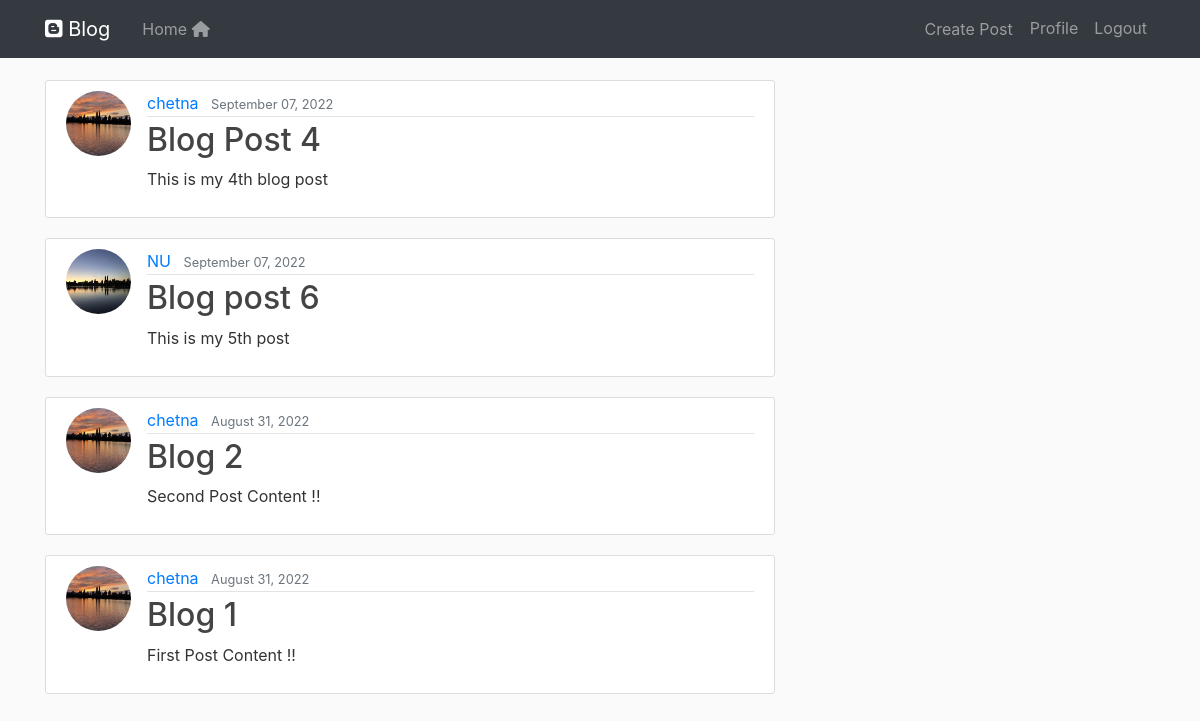
Page / (signed in) on the earlier database version.
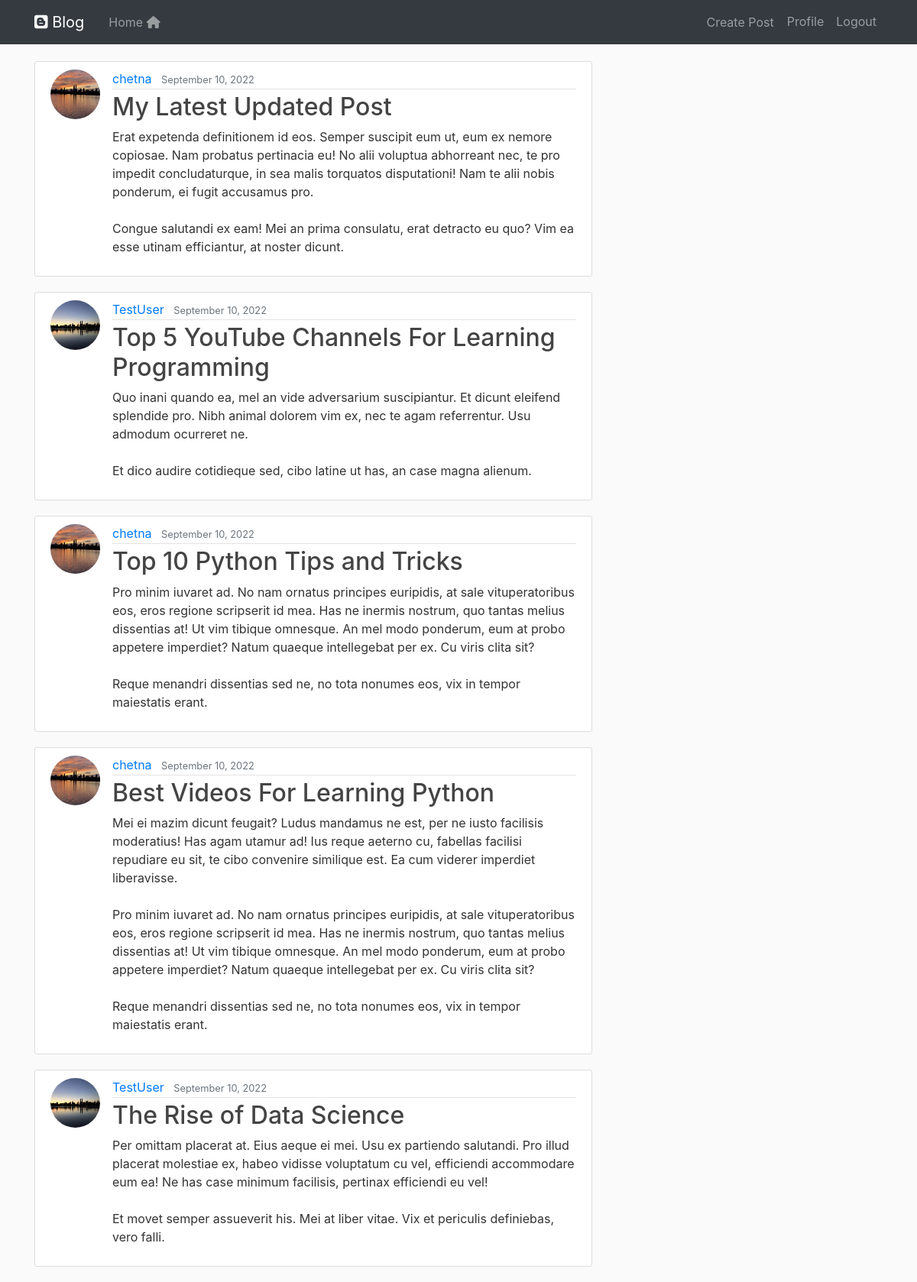
Same page on the later database version.
### blog/models.py (models this page shows, shortened)
class Post(models.Model):
    title = models.CharField(max_length=100)
    content = models.TextField()
    date_posted = models.DateTimeField(default=timezone.now)
    author = models.ForeignKey(User, on_delete= models.CASCADE)

### users/models.py (models this page shows, shortened)
class Profile(models.Model):
    user = models.OneToOneField(User, on_delete= models.CASCADE)
    image = models.ImageField(default = 'default.jpg', upload_to='profile_pics')

### blog/views.py (the view)
# urls.py: path('', PostListView.as_view(), name='blog-home'),
class PostListView(ListView):
    model = Post
    template_name = 'blog/home.html'   # <app>/<model>_<viewtype>.html
    context_object_name = 'posts'
    ordering = ['-date_posted']
    paginate_by = 5

### blog/templates/blog/home.html
{% extends "blog/base.html" %}
{% block content %}
    {% for post in posts %}
        <article class="media content-section">
            <img class="rounded-circle article-img" src="{{post.author.profile.image.url}}"/>
            <div class="media-body">
            <div class="article-metadata">
                <a class="mr-2" href="#">{{ post.author }}</a>
                <small class="text-muted">{{ post.date_posted|date:"F d, Y" }}</small>
            </div>
            <h2><a class="article-title" href="{% url 'post-detail' post.id %}">{{ post.title }}</a></h2>
            <p class="article-content">{{ post.content }}</p>
            </div>
        </article>
    {% endfor %}
{% endblock content %}

Differences in the rows shown:
no longer on this page (row unchanged): Post: author.profile.image (picture), author "chetna", date_posted "September 07, 2022", title "Blog Post 4", content "This is my 4th blog post"
no longer on this page (row unchanged): Post: author.profile.image (picture), author "NU", date_posted "September 07, 2022", title "Blog post 6", content "This is my 5th post"
no longer on this page (row edited): Post: author.profile.image (picture), author "chetna", date_posted "August 31, 2022", title "Blog 2", content "Second Post Content !!"
no longer on this page (row unchanged): Post: author.profile.image (picture), author "chetna", date_posted "August 31, 2022", title "Blog 1", content "First Post Content !!"
added Post: author.profile.image (picture), author "chetna", date_posted "September 10, 2022", title "My Latest Updated Post", content "Erat expetenda definitionem id eos. Semper suscipit eum ut, eum ex nemore copiosae. Nam probatus pertinacia eu! No alii voluptua abhorreant nec, te pro impedit concludaturque, in sea malis torquatos disputationi! Nam te alii nobis ponderum, ei fugit accusamus pro. Congue salutandi ex eam! Mei an prima consulatu, erat detracto eu quo? Vim ea esse utinam efficiantur, at noster dicunt."
added Post: author.profile.image (placeholder picture), author "TestUser", date_posted "September 10, 2022", title "Top 5 YouTube Channels For Learning Programming", content "Quo inani quando ea, mel an vide adversarium suscipiantur. Et dicunt eleifend splendide pro. Nibh animal dolorem vim ex, nec te agam referrentur. Usu admodum ocurreret ne. Et dico audire cotidieque sed, cibo latine ut has, an case magna alienum."
added Post: author.profile.image (picture), author "chetna", date_posted "September 10, 2022", title "Top 10 Python Tips and Tricks", content "Pro minim iuvaret ad. No nam ornatus principes euripidis, at sale vituperatoribus eos, eros regione scripserit id mea. Has ne inermis nostrum, quo tantas melius dissentias at! Ut vim tibique omnesque. An mel modo ponderum, eum at probo appetere imperdiet? Natum quaeque intellegebat per ex. Cu viris clita sit? Reque menandri dissentias sed ne, no tota nonumes eos, vix in tempor maiestatis erant."
added Post: author.profile.image (picture), author "chetna", date_posted "September 10, 2022", title "Best Videos For Learning Python", content "Mei ei mazim dicunt feugait? Ludus mandamus ne est, per ne iusto facilisis moderatius! Has agam utamur ad! Ius reque aeterno cu, fabellas facilisi repudiare eu sit, te cibo convenire similique est. Ea cum viderer imperdiet liberavisse. Pro minim iuvaret ad. No nam ornatus principes euripidis, at sale vituperatoribus eos, eros regione scripserit id mea. Has ne inermis nostrum, quo tantas melius dissentias at! Ut vim tibique omnesque. An mel modo ponderum, eum at probo appetere imperdiet? Natum quaeque intellegebat per ex. Cu viris clita sit? Reque menandri dissentias sed ne, no tota nonumes eos, vix in tempor maiestatis erant."
added Post: author.profile.image (placeholder picture), author "TestUser", date_posted "September 10, 2022", title "The Rise of Data Science", content "Per omittam placerat at. Eius aeque ei mei. Usu ex partiendo salutandi. Pro illud placerat molestiae ex, habeo vidisse voluptatum cu vel, efficiendi accommodare eum ea! Ne has case minimum facilisis, pertinax efficiendi eu vel! Et movet semper assueverit his. Mei at liber vitae. Vix et periculis definiebas, vero falli."
